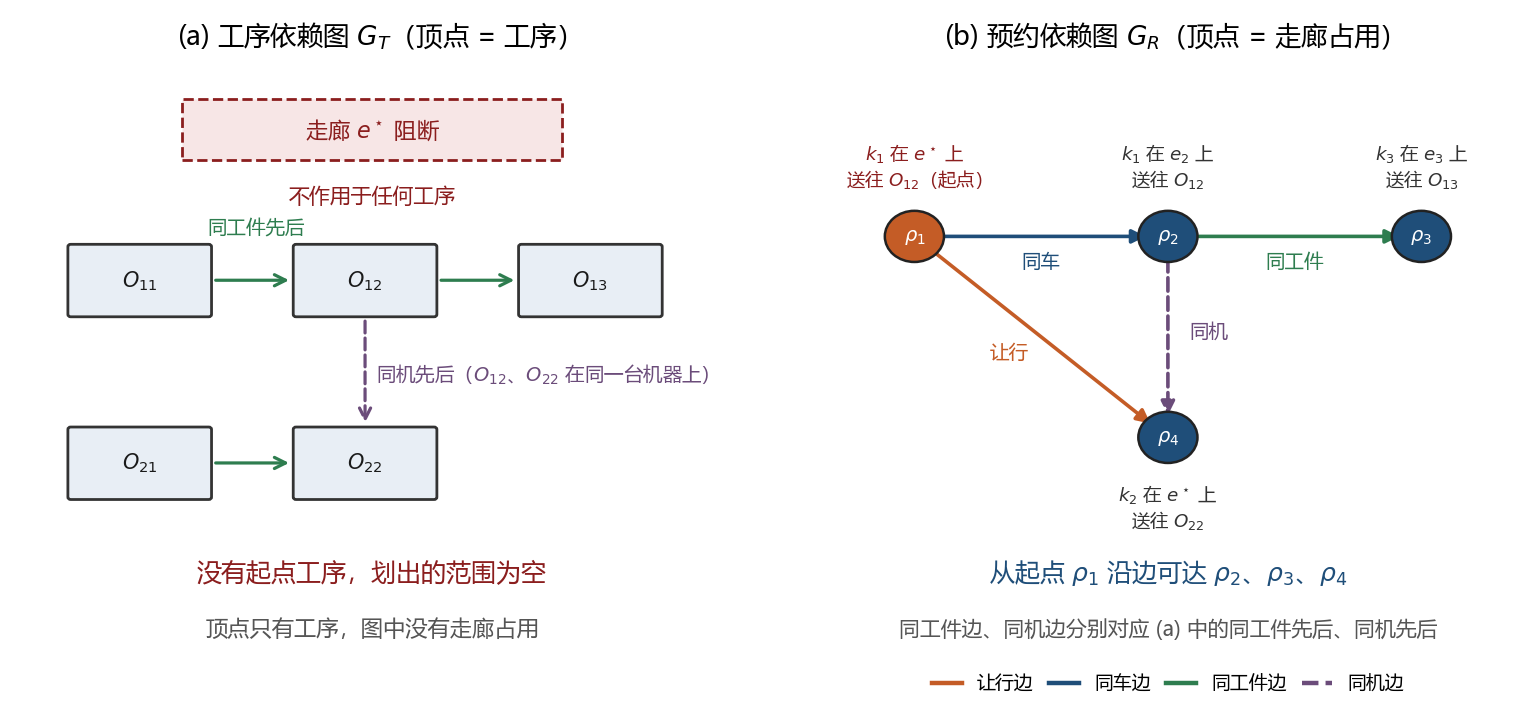

Python code for this plot:
# -*- coding: utf-8 -*-
"""两张图对照：G_T 顶点是工序，G_R 顶点是预约；右侧标出四类依赖边。"""
from __future__ import annotations

import os

import matplotlib

matplotlib.use("Agg")
import matplotlib.pyplot as plt
from matplotlib.patches import Circle, FancyArrowPatch, FancyBboxPatch, Rectangle
from matplotlib.lines import Line2D

HERE = os.path.dirname(os.path.abspath(__file__))
OUT = os.path.join(HERE, "fig_strc_graphs_CN")

from _cjk_mpl import setup_cjk

setup_cjk()
plt.rcParams.update({"figure.dpi": 200})


def _box(ax, xy, w, h, text, fc, ec="#333333", fs=7.5):
    x, y = xy
    ax.add_patch(FancyBboxPatch(
        (x, y), w, h, boxstyle="round,pad=0.02,rounding_size=0.04",
        facecolor=fc, edgecolor=ec, linewidth=1.0))
    ax.text(x + w / 2, y + h / 2, text, ha="center", va="center",
            fontsize=fs, color="#1a1a1a")


def _node(ax, xy, lab, fc, radius=0.42):
    ax.add_patch(Circle(xy, radius, facecolor=fc, edgecolor="#222222", lw=0.9, zorder=3))
    ax.text(xy[0], xy[1], lab, ha="center", va="center", fontsize=7,
            color="white", fontweight="bold", zorder=4)


def _arrow(ax, p, q, color, style="-", lw=1.3):
    ax.add_patch(FancyArrowPatch(
        p, q, arrowstyle="-|>", mutation_scale=10,
        linestyle=style, linewidth=lw, color=color,
        shrinkA=8, shrinkB=8, zorder=2))


def main() -> None:
    fig, axes = plt.subplots(1, 2, figsize=(7.8, 3.7))

    # ---- (a) G_T ----
    ax = axes[0]
    ax.set_xlim(0, 10)
    ax.set_ylim(0, 10)
    ax.axis("off")
    ax.set_title(r"(a) 工序依赖图 $G_T$（顶点 = 工序）", fontsize=9.5, pad=8)

    ops = [
        (0.7, 5.9, r"$O_{11}$"), (3.9, 5.9, r"$O_{12}$"), (7.1, 5.9, r"$O_{13}$"),
        (0.7, 2.9, r"$O_{21}$"), (3.9, 2.9, r"$O_{22}$"),
    ]
    for x, y, lab in ops:
        _box(ax, (x, y), 2.0, 1.15, lab, "#e8eef5")
    for (x1, y1, _), (x2, y2, _) in (
        (ops[0], ops[1]), (ops[1], ops[2]), (ops[3], ops[4]),
    ):
        ax.annotate("", xy=(x2, y2 + 0.58), xytext=(x1 + 2.0, y1 + 0.58),
                    arrowprops=dict(arrowstyle="->", color="#2e7d4f", lw=1.15))
    ax.text(3.35, 7.25, "同工件先后", fontsize=7, color="#2e7d4f", ha="center")
    ax.annotate("", xy=(4.9, 4.05), xytext=(4.9, 5.9),
                arrowprops=dict(arrowstyle="->", color="#6b4c7a",
                                lw=1.15, linestyle="--"))
    ax.text(5.05, 4.95, r"同机先后（$O_{12}$、$O_{22}$ 在同一台机器上）",
            fontsize=7, color="#6b4c7a", va="center")

    ax.add_patch(Rectangle((2.3, 8.45), 5.4, 1.0, facecolor="#f7e6e6",
                            edgecolor="#8b1e1e", lw=1.0, linestyle="--"))
    ax.text(5.0, 8.95, r"走廊 $e^\star$ 阻断", ha="center", va="center",
            fontsize=8, color="#8b1e1e")
    ax.text(5.0, 7.85, "不作用于任何工序", ha="center", va="center",
            fontsize=7.5, color="#8b1e1e")
    ax.text(5.0, 1.55, "没有起点工序，划出的范围为空",
            ha="center", fontsize=9, fontweight="bold", color="#8b1e1e")
    ax.text(5.0, 0.65, "顶点只有工序，图中没有走廊占用",
            ha="center", fontsize=8, color="#555555")

    # ---- (b) G_R ----
    ax = axes[1]
    ax.set_xlim(0, 10)
    ax.set_ylim(0, 10)
    ax.axis("off")
    ax.set_title(r"(b) 预约依赖图 $G_R$（顶点 = 走廊占用）", fontsize=9.5, pad=8)

    pos = {
        "p1": (1.4, 7.2),
        "p2": (5.0, 7.2),
        "p3": (8.6, 7.2),
        "p4": (5.0, 3.9),
    }
    _node(ax, pos["p1"], r"$\rho_1$", "#c45c26")
    _node(ax, pos["p2"], r"$\rho_2$", "#1f4e79")
    _node(ax, pos["p3"], r"$\rho_3$", "#1f4e79")
    _node(ax, pos["p4"], r"$\rho_4$", "#1f4e79")
    sub = {
        "p1": "$k_1$ 在 $e^\\star$ 上\n送往 $O_{12}$（起点）",
        "p2": "$k_1$ 在 $e_2$ 上\n送往 $O_{12}$",
        "p3": "$k_3$ 在 $e_3$ 上\n送往 $O_{13}$",
        "p4": "$k_2$ 在 $e^\\star$ 上\n送往 $O_{22}$",
    }
    for k, (x, y) in pos.items():
        yy = y + 0.75 if k != "p4" else y - 0.75
        va = "bottom" if k != "p4" else "top"
        ax.text(x, yy, sub[k], ha="center", va=va, fontsize=6.6,
                color=("#8b1e1e" if k == "p1" else "#333333"), linespacing=1.15)

    c_yield, c_agv, c_job, c_mach = "#c45c26", "#1f4e79", "#2e7d4f", "#6b4c7a"
    _arrow(ax, pos["p1"], pos["p2"], c_agv)               # 同车
    _arrow(ax, pos["p2"], pos["p3"], c_job)               # 同工件:O12 -> O13
    _arrow(ax, pos["p1"], pos["p4"], c_yield)             # 让行:同在 e*
    _arrow(ax, pos["p2"], pos["p4"], c_mach, style="--")  # 同机:O12 -> O22

    ax.text(3.2, 6.95, "同车", fontsize=7, color=c_agv, fontweight="bold", ha="center", va="top")
    ax.text(6.8, 6.95, "同工件", fontsize=7, color=c_job, fontweight="bold", ha="center", va="top")
    ax.text(2.75, 5.2, "让行", fontsize=7, color=c_yield, fontweight="bold", ha="center")
    ax.text(5.3, 5.55, "同机", fontsize=7, color=c_mach, fontweight="bold", ha="left")

    ax.text(5.0, 1.55, r"从起点 $\rho_1$ 沿边可达 $\rho_2$、$\rho_3$、$\rho_4$",
            ha="center", fontsize=9, fontweight="bold", color="#1f4e79")
    ax.text(5.0, 0.65, "同工件边、同机边分别对应 (a) 中的同工件先后、同机先后",
            ha="center", fontsize=7.5, color="#555555")

    handles = [
        Line2D([0], [0], color=c_yield, lw=1.6, label="让行边"),
        Line2D([0], [0], color=c_agv, lw=1.6, label="同车边"),
        Line2D([0], [0], color=c_job, lw=1.6, label="同工件边"),
        Line2D([0], [0], color=c_mach, lw=1.6, linestyle="--", label="同机边"),
    ]
    ax.legend(handles=handles, loc="lower center", bbox_to_anchor=(0.5, -0.06),
              fontsize=6.8, frameon=False, ncol=4, handlelength=1.6,
              columnspacing=0.8)

    fig.tight_layout()
    fig.savefig(OUT + ".pdf", bbox_inches="tight")
    fig.savefig(OUT + ".png", dpi=200, bbox_inches="tight")
    print("wrote", OUT)


if __name__ == "__main__":
    main()
